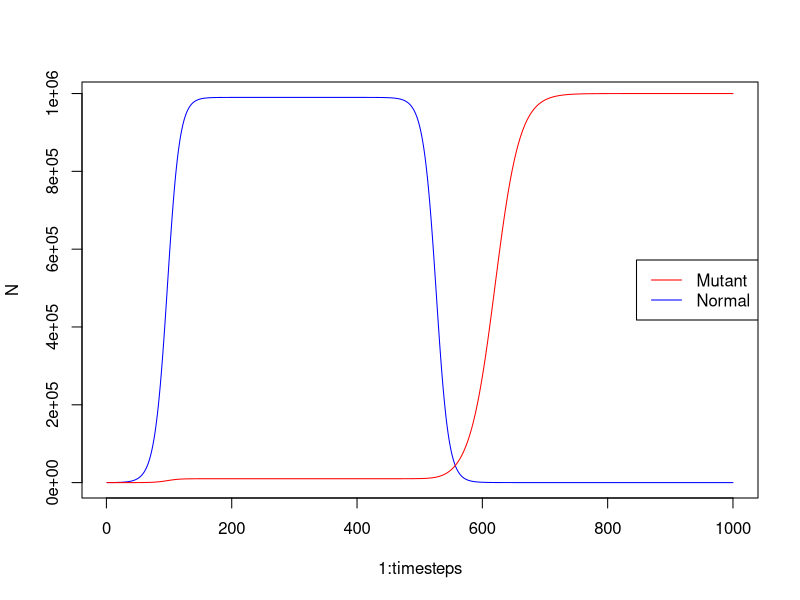

R code for this plot:
setwd("Desktop/Sophomore_Year/bc/examples/exercises/ICB2019_Exercise10/")

K=1e6
rN=0.1
Nt=99
Mt=1
timesteps=1000
N=numeric(length = timesteps)
N[1]<-Nt

K=1e6
rM=0.1
Mt=1
Nt=99
timesteps=1000
M=numeric(length = timesteps)
M[1]<-Mt

rMtreatment<- 0.05
rNtreatment<- -0.1

#for loop
for (t in 1:(timesteps-1)) {
  if(t<300){
    N[t+1]=N[t]+rN*N[t]*(1-(N[t]+M[t])/K)
    M[t+1]=M[t]+rM*M[t]*(1-(N[t]+M[t])/K)
  } else{
    N[t+1]=N[t]+rNtreatment*N[t]*(1-(N[t]+M[t])/K)
    M[t+1]=M[t]+rMtreatment*M[t]*(1-(N[t]+M[t])/K)
  }
}

#plot
plot(1:timesteps, N, type="l", col="blue")
lines(1:timesteps, M, col="red")
legend('right', legend = c("Mutant", "Normal"), col = c("red", "blue"), lty = 1)

       